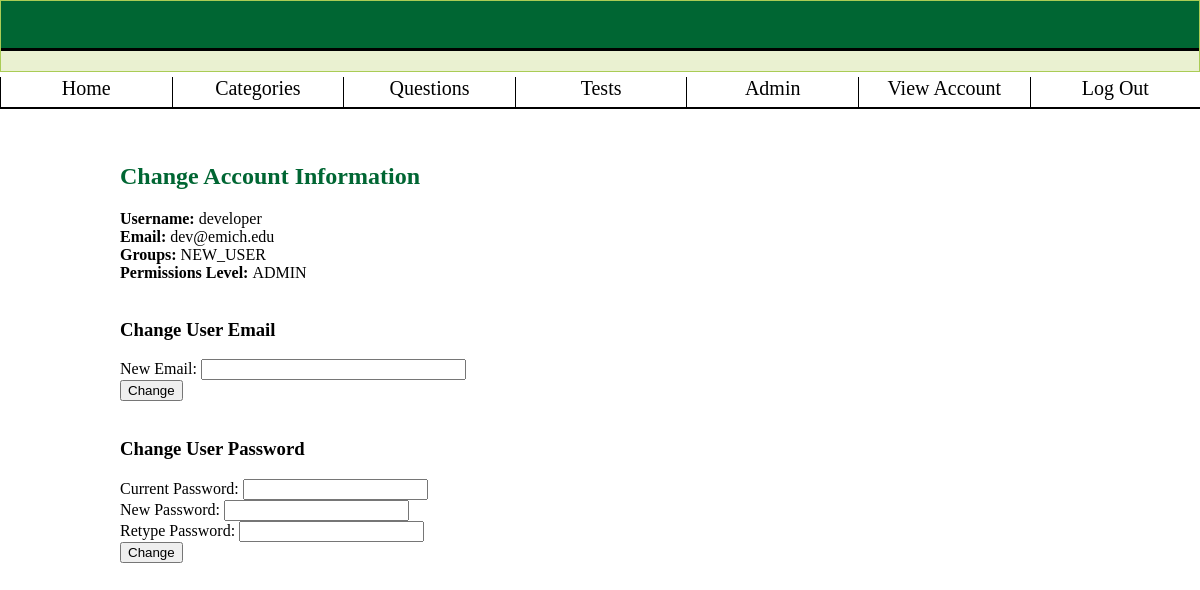
The app's page /?controller=account&action=changeInfo (signed in) with its own data.
### tables this page shows
CREATE TABLE `users` (
  `username` varchar(30) NOT NULL,
  `pwd` varchar(40) NOT NULL,
  `email` varchar(60) NOT NULL,
  `group_id` int(3) unsigned NOT NULL,
  `perm_id` int(2) unsigned NOT NULL,
  PRIMARY KEY (`username`),
  KEY `perm_id` (`perm_id`),
  KEY `group_id` (`group_id`),
  CONSTRAINT `users_ibfk_2` FOREIGN KEY (`perm_id`) REFERENCES `permissions` (`perm_id`),
  CONSTRAINT `users_ibfk_3` FOREIGN KEY (`group_id`) REFERENCES `groups` (`group_id`)
);

CREATE TABLE `groups` (
  `group_id` int(3) unsigned NOT NULL AUTO_INCREMENT,
  `group_des` varchar(30) DEFAULT NULL,
  PRIMARY KEY (`group_id`)
);

CREATE TABLE `permissions` (
  `perm_id` int(2) unsigned NOT NULL AUTO_INCREMENT,
  `perm_des` varchar(30) DEFAULT NULL,
  PRIMARY KEY (`perm_id`)
);

### index.php (called while the page is built, shortened)
<?php
require_once('views/layout.php');
?>

### models/account_manager.php (called while the page is built, shortened)
<?php
class AccountManager {
	public static function viewInfo($username) {
		$db = Db::getInstance();
		$accountQuery = $db->prepare('SELECT users.username, users.email, groups.group_des, permissions.perm_des
									  FROM users, groups, permissions
									  WHERE users.username = :username AND
									  users.group_id = groups.group_id AND
									  users.perm_id = permissions.perm_id');
		$accountQuery->execute(array('username' => $username));
		$userInfo = $accountQuery->fetch(PDO::FETCH_ASSOC);
		return $userInfo;
	}
}
?>

### views/account/change_info.php (the view)
<?php
	echo "<br />";
	echo "<div id=accountInfoDiv>";
		echo "<h2> Change Account Information </h2>";
		echo "<div id=accountInfoDivUser>";
			echo "<b> Username: </b> " . $userProfile['username'] . "<br />";
			echo "<b> Email: </b>" . $userProfile['email'] . "<br />";
			echo "<b> Groups: </b>" . $userProfile['group_des'] . "<br />";
			echo "<b> Permissions Level: </b>" . $userProfile['perm_des'] . "<br />";
			echo "<br />";
		echo "</div>";
	echo "</div>";
	echo "<form action='?controller=account&action=changeInfo' method='post'>";
		echo "<h3>Change User Email</h3>";
		echo "New Email: <input type='text' name='new_email' size='30' /> <br/>";
		echo "<input type='submit' value='Change'>";
	echo "</form>";
	echo "<br/>";
	echo "<form action='?controller=account&action=changeInfo' method='post'>";
		echo "<h3>Change User Password</h3>";
		echo "Current Password: <input type='password' name='password' />  <br/>";
		echo "New Password: <input type='password' name='new_pass' />  <br/>";
		echo "Retype Password: <input type='password' name='new_pass_check' />  <br/>";
		echo "<input type='submit' value='Change'>";
	echo "</form>";
?>

### styles/site.css (style rules this page uses)
body { margin: 0; }
h2 { color: #006633; }

### records on screen
users: username "developer", email "dev@emich.edu", group.group_des "NEW_USER", perm.perm_des "ADMIN"
